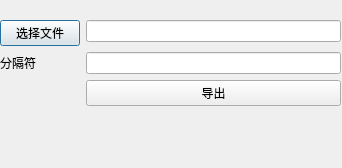
<?xml version="1.0" encoding="UTF-8"?>
<ui version="4.0">
 <class>Dialog</class>
 <widget class="QDialog" name="Dialog">
  <property name="geometry">
   <rect>
    <x>0</x>
    <y>0</y>
    <width>342</width>
    <height>168</height>
   </rect>
  </property>
  <property name="windowTitle">
   <string>Dialog</string>
  </property>
  <widget class="QWidget" name="formLayoutWidget">
   <property name="geometry">
    <rect>
     <x>0</x>
     <y>20</y>
     <width>341</width>
     <height>271</height>
    </rect>
   </property>
   <layout class="QFormLayout" name="formLayout">
    <item row="0" column="0">
     <widget class="QPushButton" name="pushButton">
      <property name="text">
       <string>选择文件</string>
      </property>
     </widget>
    </item>
    <item row="0" column="1">
     <widget class="QLineEdit" name="lineEdit"/>
    </item>
    <item row="1" column="0">
     <widget class="QLabel" name="label">
      <property name="text">
       <string>分隔符</string>
      </property>
     </widget>
    </item>
    <item row="1" column="1">
     <widget class="QLineEdit" name="lineEdit_2"/>
    </item>
    <item row="2" column="1">
     <widget class="QPushButton" name="pushButton_2">
      <property name="text">
       <string>导出</string>
      </property>
     </widget>
    </item>
   </layout>
  </widget>
 </widget>
 <resources/>
 <connections/>
</ui>
